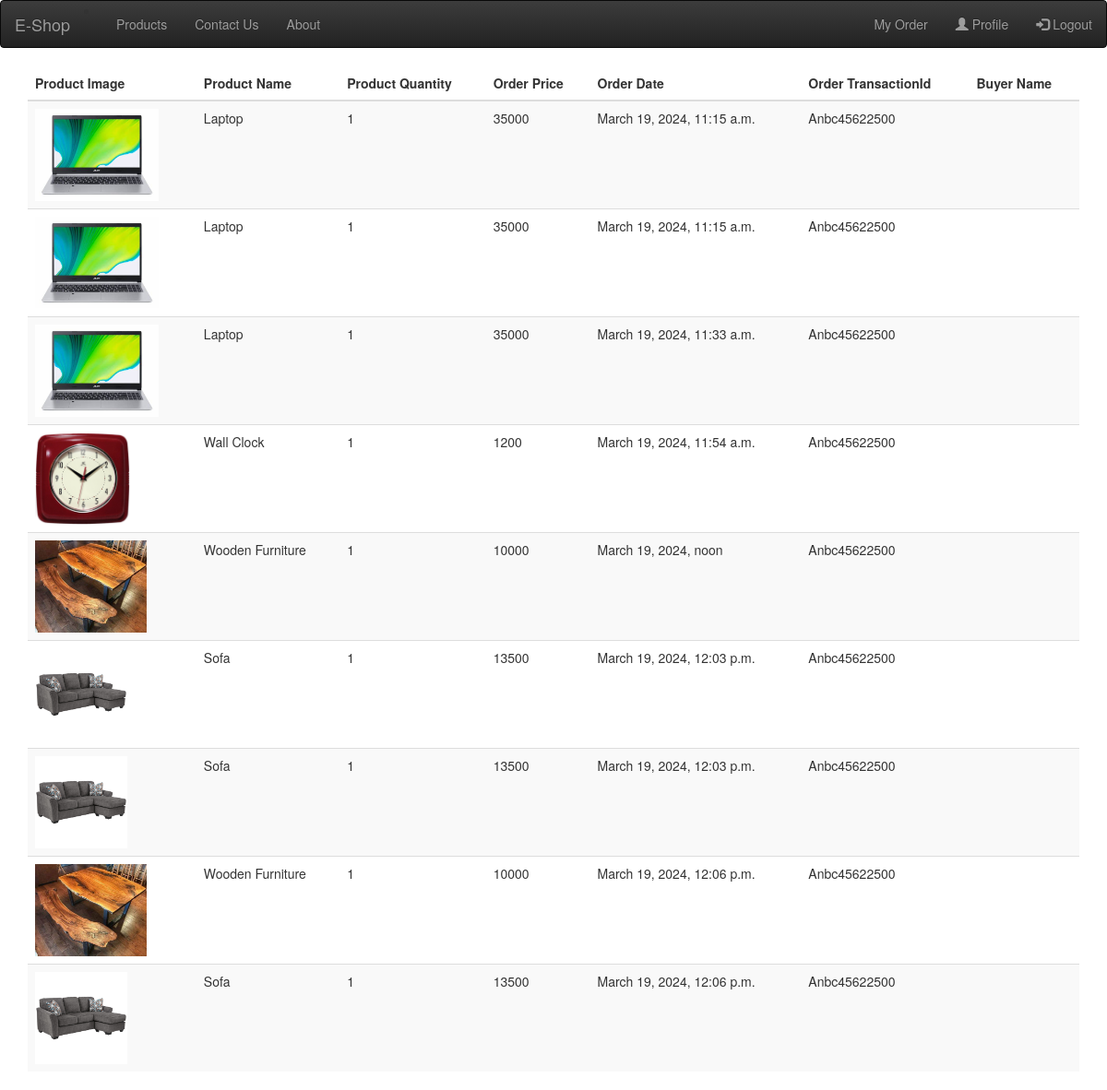
Screenshot of /ordertable/ (signed in) with the database file from the repository.
### app1/models.py (models this page shows)
class  Product(models.Model):
    Category = models.ForeignKey(Category, on_delete = models.CASCADE)
    name = models.CharField(max_length=200)
    image = models.ImageField(upload_to='productimage', blank=True)
    price = models.IntegerField()
    quantity = models.IntegerField()
    description = models.TextField()

class Order(models.Model):
    userid = models.CharField(max_length = 200)
    productid = models.CharField(max_length = 200)
    quantity = models.CharField(max_length = 200)
    price = models.CharField(max_length = 200)
    datetime = models.DateTimeField(auto_created=True, auto_now=True)
    paymentmethod = models.CharField(max_length=200)
    transactionid = models.CharField(max_length=200)

### app1/views.py (the view)
# urls.py: path('ordertable/', ordertable, name='myorder'),
def ordertable(request):
    if 'email' not in request.session:
        return redirect('login')
    orderdata = Order.objects.filter(userid = request.session['id'])
    productlist = []
    for i in orderdata:
        productdata = Product.objects.get(id = i.productid)
        productdict = {
            'image': productdata.image,
            'name': productdata.name,
            'quantity': i.quantity,
            'price': i.price,
            'date': i.datetime,
            'transactionid': i.transactionid,
        }
        productlist.append(productdict)
    return render(request, 'ordertable.html', {'productlist' : productlist})

### app1/templates/ordertable.html (shortened to what this page needs)
{% extends 'base.html' %}
{% block abc %}
<!DOCTYPE html>
<html lang="en">
<head>
  <link rel="stylesheet" href="https://maxcdn.bootstrapcdn.com/bootstrap/3.4.1/css/bootstrap.min.css">
</head>
<body>
<div class="container">
  <table class="table table-striped">
    <thead>
      <tr>
        <th>Product Image</th>
        <th>Product Name</th>
        <th>Product Quantity</th>
        <th>Order Price</th>
        <th>Order Date</th>
        <th>Order TransactionId</th>
        <th>Buyer Name</th>
      </tr>
    </thead>
    <tbody>
      {% for i in productlist %}
      <tr>
        <td><img src="{{i.image.url}}"height="100px "  /></td>
        <td>{{i.name}}</td>
        <td>{{i.quantity}}</td>
        <td>{{i.price}}</td>
        <td>{{i.date}}</td>
        <td>{{i.transactionid}}</td>
        <td>{{i.buyer}}</td>
      </tr>
      {% endfor %}
    </tbody>
  </table>
</div>
</body>
</html>
{% endblock %}

### rows the page displays
Product: name "Laptop" "Laptop" "Laptop"
Order: date "March 19, 2024, 11:15 a.m.", transactionid "Anbc45622500"
Order: date "March 19, 2024, 11:15 a.m.", transactionid "Anbc45622500"
Order: date "March 19, 2024, 11:33 a.m.", transactionid "Anbc45622500"
Product: name "Wall Clock"
Order: date "March 19, 2024, 11:54 a.m.", transactionid "Anbc45622500"
Product: name "Wooden Furniture" "Wooden Furniture"
Order: date "March 19, 2024, noon", transactionid "Anbc45622500"
Product: name "Sofa" "Sofa" "Sofa"
Order: date "March 19, 2024, 12:03 p.m.", transactionid "Anbc45622500"
Order: date "March 19, 2024, 12:03 p.m.", transactionid "Anbc45622500"
Order: date "March 19, 2024, 12:06 p.m.", transactionid "Anbc45622500"
Order: date "March 19, 2024, 12:06 p.m.", transactionid "Anbc45622500"

### other values shown
{{ i.quantity }} "1" "1" "1" "1" "1" "1" "1" "1" "1"
{{ i.price }} "35000" "35000" "35000" "1200" "10000" "13500" "13500" "10000" "13500"
